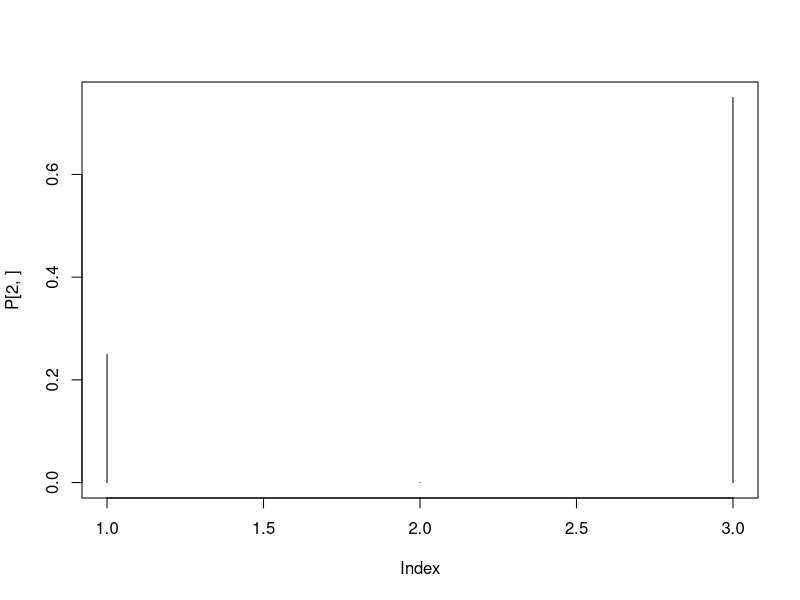

Generate this figure with R:
# Simulate the Markov chain given by the transitional probability matrix P.
P <- matrix(c(1, 0, 0, 0.05, 0.8, 0.15, 0, 0, 1), nrow = 3, byrow=TRUE)
B = 100
for (i in 1:B){
  P = P%*%P
}

plot(P[2, ], type = "h")
print(P[2, ])
